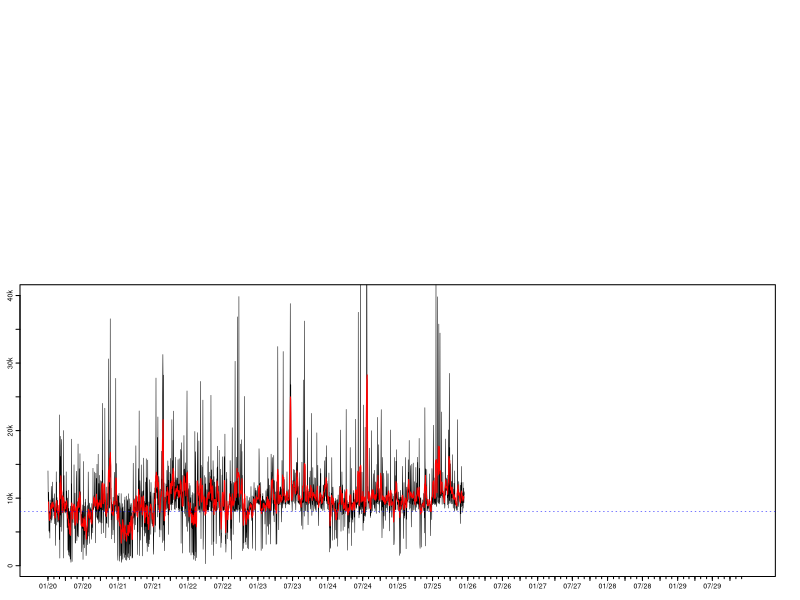

Source code (R): (Note: this script raises an error after producing the figure.)
##### Load libraries and initialise data ------------------------------------------------------------------

# Load libraries
library(tidyverse)
library(zoo)
library(grid)
library(gridBase)

# Load in step data
data <- read.csv("Data/StepData.csv")

# Format date objects
names(data)[1] <- "Year"
data <- mutate(data, Date = as.Date(paste(Month, Day, Year, sep = "/"), "%m/%d/%Y"))





##### Plot distribution of daily step counts --------------------------------------------------------------

# Function to generate histogram
hPlot <- function(){
  par(lwd = 0.5)
  histColours <-  c(colorRampPalette(c("red4", "red"), 0.5)(8), 
                    colorRampPalette(c("green", "green4"))(8), rep("green4", 24))
  h <- hist(data$Steps, breaks = seq(0, 40000, by = 1000), plot = FALSE)
  h$density <- h$counts/sum(h$counts)*100
  plot(h, freq = FALSE, xlab = "", xaxt = "n",
       ylab = "", yaxt = "n", col = histColours, main = "", ylim = c(0, 30))
  axis(side = 1, at = seq(0, 40000, by = 5000), labels = c("0", "", "10k", "", "20k", "", "30k", "", "40k"))
  axis(side = 2, at = seq(0, 30, by = 5), labels = c("0%", "", "10%", "", "20%", "", "30%"),
       mgp = c(0, 0.17, 0))
  abline(v = 8000, col = "blue", lty = 3, lwd = 0.5)
  box(lwd = 1)}





##### Plot moving average and daily counts ----------------------------------------------------------------

# Function to generate time series plot
tPlot <- function(){
  plot(data$Date, data$Steps, type = "l", ylim = c(0, 40000), xlab = "", xaxt = "n",
       ylab = "", yaxt = "n", lwd = 0.5)
  axis.Date(1, at = seq(min(data$Date), max(data$Date), by = "3 mon"), format = "%m/%y")
  axis.Date(1, at = seq(min(data$Date), max(data$Date), by = "1 mon"), labels = FALSE, tcl = -0.11)
  axis(side = 2, at = seq(0, 40000, by = 5000), labels = c("0", "", "10k", "", "20k", "", "30k", "", "40k"),
       mgp = c(0, 0.17, 0))
  lines(data$Date, rollmean(data$Steps, 7, fill = list(NA, NULL, NA)), col = "red", lwd = 1)
  abline(h = 8000, col = "blue", lty = 3, lwd = 0.5)}





##### Get overall step count stats ------------------------------------------------------------------------

# Get longest goal streak
goalStreak <- rle(data$Steps >= 8000)
goalStreak <- max(goalStreak$lengths[goalStreak$values == TRUE])

# Calculate total steps, total distance, and average daily steps
# Also calculate rate that goal is met; include longest goal streak
stepStats <- c(sum(data$Steps),
               round(sum(data$Steps)*0.427/1000, 1),
               round(mean(data$Steps), 0),
               round(length(data$Steps[data$Steps >= 8000])/nrow(data)*100, 2),
               goalStreak)

# Get total and mean step count, goal rate over last 30 days
data30 <- data[(nrow(data)-30):nrow(data), ]
step30Stats <- c(sum(data30$Steps),
                 round(mean(data30$Steps), 1),
                 round(length(data30$Steps[data30$Steps >= 8000])/nrow(data30)*100, 2))





##### Combine plots into a single canvas ------------------------------------------------------------------

# Prepare graphics device
tiff(filename = "StepData.tif", width = 3304, height = 2272, units = "px", res = 800, compression = "lzw")

# Create blank page
grid.newpage()
plot.new()

# Set grid layout and activate it
gly <- grid.layout(800, 1200)
pushViewport(viewport(layout = gly))

# Plot step count time series
pushViewport(vp = viewport(layout.pos.row = 370:790, layout.pos.col = 1:1175))
par(fig = gridFIG(), mar = c(0.8, 1, 0.4, 0.4), cex.axis = 0.42, tcl = -0.2, mgp = c(0, -0.2, 0))
par(new = TRUE)
tPlot()
popViewport()

# Plot step count histogram
pushViewport(vp = viewport(layout.pos.row = 15:350, layout.pos.col = 1:700))
par(fig = gridFIG(), mar = c(0.3, 1, 0.4, 0.4), cex.axis = 0.42, tcl = -0.2, mgp = c(0, -0.2, 0))
par(new = TRUE)
hPlot()
popViewport()

# Create figure labels
grid.text(label = c("Daily Step Count", "(Distribution)", "Daily Step Count", "(Time Series)"),
          x = c(0.549, 0.549, 0.061, 0.061), y = c(0.932, 0.915, 0.488, 0.471),
          hjust = c(1, 1, 0, 0), gp = gpar(cex = 0.3))
popViewport()

# Create legend (top)
grid.text(label = c("Above Goal", "Below Goal"),
          x = rep(0.486, 2), y = c(0.882, 0.865),
          hjust = 0, gp = gpar(cex = 0.3))
grid.rect(x = rep(0.476, 2), y = c(0.882, 0.865),
          width = rep(0.008, 2), height = rep(0.010, 2),
          gp = gpar(col = c("green", "red"), fill = c("green", "red")))

# Create legend (bottom)
grid.text(label = c("Daily Count", "7-Day Average", "Daily Goal"),
          x = rep(0.085, 3), y = c(0.440, 0.423, 0.408),
          hjust = 0, gp = gpar(cex = 0.3))
grid.segments(x0 = rep(0.061, 3), y0 = c(0.443, 0.426, 0.411),
              x1 = rep(0.081, 3), y1 = c(0.443, 0.426, 0.411),
              gp = gpar(col = c("black", "red", "blue"), lty = c(1, 1, 3), lwd = 0.5))

# Summary stats
grid.text(label = c(paste0(stepStats[2], " km"), "Total Distance",
                    paste0(stepStats[1]), "Total Steps",
                    paste0(stepStats[3]), "Average Daily Steps",
                    paste0(sprintf(stepStats[4], fmt = "%#.2f"), "%"), "Goal Success Rate",
                    paste0(stepStats[5], " days"), "Longest Goal Streak",
                    paste0(step30Stats[1]), "30-day Total Steps",
                    paste0(step30Stats[2]), "30-day Average Daily Steps",
                    paste0(sprintf(step30Stats[3], fmt = "%#.2f"), " %"), "30-day Goal Success Rate"),
          x = rep(c(0.605, 0.709), 8), rep(c(seq(0.946, 0.755, length.out = 5),
                                             seq(0.695, 0.597, length.out = 3)), each = 2), hjust = 0,
          gp = gpar(cex = 0.5, col = c(rep(c("blue", "black"), 5), rep(c("purple", "black"), 3))))
grid.segments(x0 = 0.605, y0 = 0.725, x1 = 0.958, y1 = 0.725, gp = gpar(lwd = 0.65))

# Deactivate grid layout; finalise graphics save
popViewport()
dev.off()
